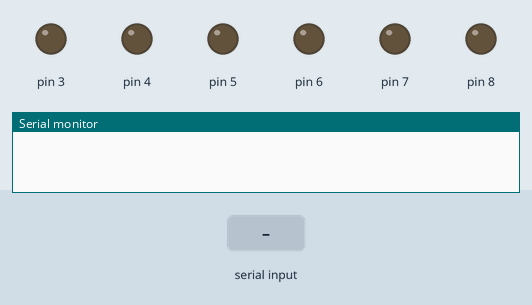
This sketch was run on a simulated Arduino Uno, built with avr-gcc and run on an emulated ATmega328P. Parts: output pins drawn as LEDs (lit = HIGH), the last lines printed to the serial monitor. The test bench sets the inputs (shaded band).

Above: at 1.2 s.
1.3 s: "F" received over the second serial link
At 2.1 s:
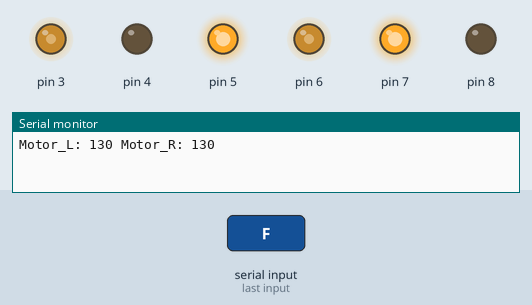
2.8 s: "B" received over the second serial link
At 3.2 s:
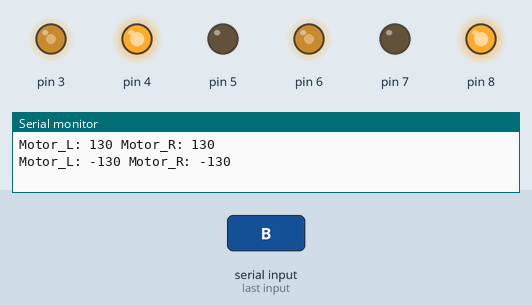
4.3 s: "L" received over the second serial link
At 5.5 s:
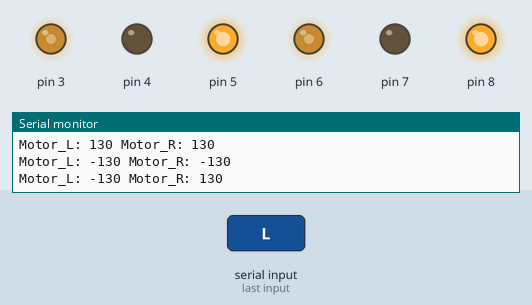
5.8 s: "R" received over the second serial link
At 6.7 s:
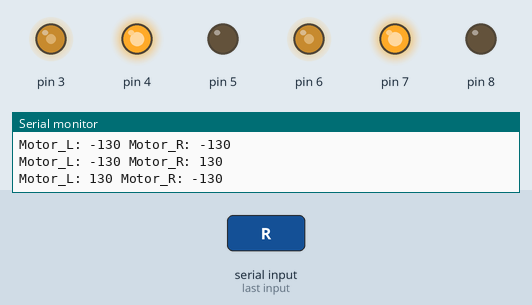
Timing chart, 0 to 12.2 s (numbered marks = the images above; inputs shaded):
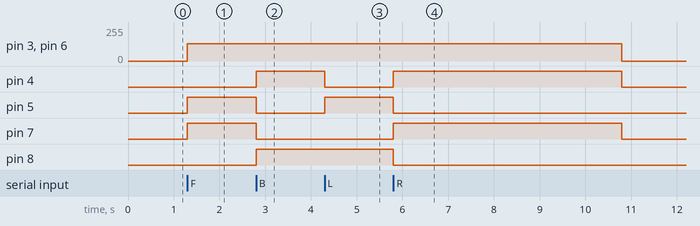

Measured:
- after the input at 1.3 s, pin 3, pin 6: 0/255 → 130/255 at once; pin 5, pin 7: LOW → HIGH at once
- after the input at 2.8 s, pin 4, pin 8: LOW → HIGH at once; pin 5, pin 7: HIGH → LOW at once
- after the input at 4.3 s, pin 4: HIGH → LOW at once; pin 5: LOW → HIGH at once
- after the input at 5.8 s, pin 3, pin 6: 130/255 → 0/255 after 5.0 s instead of 3.5 s; pin 4, pin 7: LOW → HIGH at once, → LOW 5.0 s later; pin 5, pin 8: HIGH → LOW after 0.00 s instead of 3.5 s

The sketch:

Car_2WD_Bluetooth_Controlled_from_App.ino
```cpp
// ----------------- Libraries ------------------

#include <stdint.h>
#include <SoftwareSerial.h>

// ----------------- Global Variables ------------------

SoftwareSerial bt_iot(10, 11);

// ----------------- Settings with Namespaces, Enums and Defines ------------------

constexpr bool LOGGING_ENABLED = true;

#define LOG(x) \
  if (LOGGING_ENABLED) { Serial.print(x); }
#define LOG_LN(x) \
  if (LOGGING_ENABLED) { Serial.println(x); }

namespace PIN {
// RIGHT MOTOR PINS
constexpr uint8_t MOTOR_R_FORWARD = 5;
constexpr uint8_t MOTOR_R_BACKWARD = 4;
constexpr uint8_t MOTOR_R_PWM = 3;

// LEFT MOTOR PINS
constexpr uint8_t MOTOR_L_FORWARD = 7;
constexpr uint8_t MOTOR_L_BACKWARD = 8;
constexpr uint8_t MOTOR_L_PWM = 6;
}

// Baudrate speed settings
namespace BAUDRATE {
constexpr uint32_t SERIAL_MONITOR = 9600;
constexpr uint32_t BLUETOOTH = 9600;
}

// Motor speed setting stages (PWM between 0-255)
namespace M_SPEED {
constexpr int16_t INVALID_SPEED = -1;
constexpr int16_t STAGE_0 = 0;
constexpr int16_t STAGE_1 = 26;
constexpr int16_t STAGE_2 = 52;
constexpr int16_t STAGE_3 = 78;
constexpr int16_t STAGE_4 = 104;
constexpr int16_t STAGE_5 = 130;
constexpr int16_t STAGE_6 = 156;
constexpr int16_t STAGE_7 = 182;
constexpr int16_t STAGE_8 = 208;
constexpr int16_t STAGE_9 = 234;
constexpr int16_t STAGE_10 = 255;
}

enum class DIRECTION { STOP,
                       FORWARD,
                       BACKWARD };
enum class Turn { NONE,
                  LEFT,
                  RIGHT };

// ----------------- Globals ------------------
int16_t current_speed = M_SPEED::STAGE_5;  // Default mid-speed
int16_t prev_l_speed = 0, prev_r_speed = 0;
unsigned long last_command_time = 0;
constexpr unsigned long COMMAND_TIMEOUT_MS = 5000;

// ----------------- Function Prototypes ------------------

void Set_Pin_Modes();
int16_t Get_Speed_Stage(char bt_data);
void Apply_Motor_Movement(int l_speed, int r_speed);
void Set_Motor(DIRECTION dir, uint8_t pwm, uint8_t pin_fwd, uint8_t pin_bwd, uint8_t pin_pwm);
void Stop_All_Motors();
void Check_Inactivity();

// ----------------- Setup Function ------------------

void setup() {

  if (LOGGING_ENABLED) {
    Serial.begin(BAUDRATE::SERIAL_MONITOR);
  }

  bt_iot.begin(BAUDRATE::BLUETOOTH);
  Set_Pin_Modes();

  Stop_All_Motors();
}

// ----------------- Loop Function ------------------

void loop() {
  if (bt_iot.available()) {
    char bt_char = bt_iot.read();
    last_command_time = millis();

    int16_t pwm = Get_Speed_Stage(bt_char);
    if (pwm != M_SPEED::INVALID_SPEED) {
      current_speed = pwm;
      LOG("Speed Set: ");
      LOG_LN(current_speed);
      return;
    }

    int16_t l_speed = 0, r_speed = 0;
    switch (bt_char) {
      case 'F':  // Forward
        l_speed = r_speed = current_speed;
        break;
      case 'B':  // Backward
        l_speed = r_speed = -current_speed;
        break;
      case 'L':  // Turn left
        l_speed = -current_speed;
        r_speed = current_speed;
        break;
      case 'R':  // Turn right
        l_speed = current_speed;
        r_speed = -current_speed;
        break;
      default:  // Stop
        l_speed = 0;
        r_speed = 0;
        break;
    }

    Apply_Motor_Movement(l_speed, r_speed);
  }

  Check_Inactivity();
}

// ----------------- Function Implementations ------------------

// ----------------- Core Movement Logic ------------------
void Apply_Motor_Movement(int l_speed, int r_speed) {
  l_speed = constrain(l_speed, -255, 255);
  r_speed = constrain(r_speed, -255, 255);

  if (l_speed == prev_l_speed && r_speed == prev_r_speed) {  // avoid repeated commands
    return;
  }

  prev_l_speed = l_speed;
  prev_r_speed = r_speed;

  LOG("Motor_L: ");
  LOG(l_speed);
  LOG(" Motor_R: ");
  LOG_LN(r_speed);

  Set_Motor(l_speed > 0 ? DIRECTION::FORWARD : l_speed < 0 ? DIRECTION::BACKWARD
                                                           : DIRECTION::STOP,
            abs(l_speed), PIN::MOTOR_L_FORWARD, PIN::MOTOR_L_BACKWARD, PIN::MOTOR_L_PWM);

  Set_Motor(r_speed > 0 ? DIRECTION::FORWARD : r_speed < 0 ? DIRECTION::BACKWARD
                                                           : DIRECTION::STOP,
            abs(r_speed), PIN::MOTOR_R_FORWARD, PIN::MOTOR_R_BACKWARD, PIN::MOTOR_R_PWM);
}

void Set_Motor(DIRECTION dir, uint8_t pwm, uint8_t pin_fwd, uint8_t pin_bwd, uint8_t pin_pwm) {
  switch (dir) {
    case DIRECTION::FORWARD:
      digitalWrite(pin_fwd, HIGH);
      digitalWrite(pin_bwd, LOW);
      break;
    case DIRECTION::BACKWARD:
      digitalWrite(pin_fwd, LOW);
      digitalWrite(pin_bwd, HIGH);
      break;
    case DIRECTION::STOP:
      digitalWrite(pin_fwd, LOW);
      digitalWrite(pin_bwd, LOW);
      pwm = 0;
      break;
  }
  analogWrite(pin_pwm, pwm);
}


void Stop_All_Motors() {
  Set_Motor(DIRECTION::STOP, 0, PIN::MOTOR_L_FORWARD, PIN::MOTOR_L_BACKWARD, PIN::MOTOR_L_PWM);
  Set_Motor(DIRECTION::STOP, 0, PIN::MOTOR_R_FORWARD, PIN::MOTOR_R_BACKWARD, PIN::MOTOR_R_PWM);
}


void Set_Pin_Modes() {
  pinMode(PIN::MOTOR_R_FORWARD, OUTPUT);
  pinMode(PIN::MOTOR_R_BACKWARD, OUTPUT);
  pinMode(PIN::MOTOR_R_PWM, OUTPUT);

  pinMode(PIN::MOTOR_L_FORWARD, OUTPUT);
  pinMode(PIN::MOTOR_L_BACKWARD, OUTPUT);
  pinMode(PIN::MOTOR_L_PWM, OUTPUT);
}

// ----------------- Speed Mapping ------------------
int16_t Get_Speed_Stage(char bt_char) {
  switch (bt_char) {
    case '0': return M_SPEED::STAGE_0;
    case '1': return M_SPEED::STAGE_1;
    case '2': return M_SPEED::STAGE_2;
    case '3': return M_SPEED::STAGE_3;
    case '4': return M_SPEED::STAGE_4;
    case '5': return M_SPEED::STAGE_5;
    case '6': return M_SPEED::STAGE_6;
    case '7': return M_SPEED::STAGE_7;
    case '8': return M_SPEED::STAGE_8;
    case '9': return M_SPEED::STAGE_9;
    case 'q': return M_SPEED::STAGE_10;
    default: return M_SPEED::INVALID_SPEED;
  }
}

void Check_Inactivity() {
  if (millis() - last_command_time > COMMAND_TIMEOUT_MS) {
    Stop_All_Motors();
    prev_l_speed = 0;
    prev_r_speed = 0;
  }
}
```
